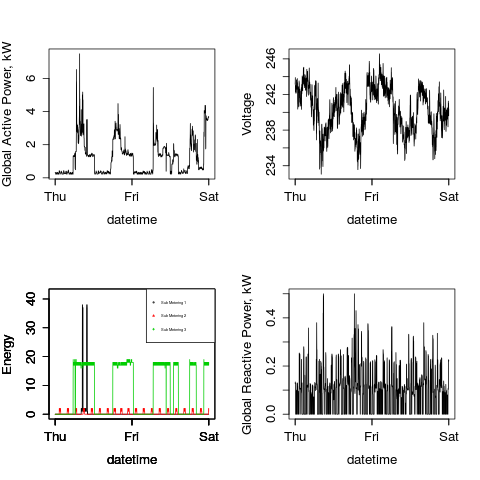

The script that saved this image:
data = read.csv("mod_data.csv")

datetime = strptime(paste(data[,1], data[,2]), "%Y-%m-%d %H:%M:%S")

graphics.off()

par(mfrow = c(2,2))

### Plot 1 ###
plot(datetime, data[,3], 'l', ylab = "Global Active Power, kW")

### Plot 2 ###
plot(datetime, data$Voltage, 'l', ylab = "Voltage")

### Plot 3 ###
ymin = 0
ymax = 1.1*max(data[,7:9])
ylim = c(ymin, ymax)

series = c("Sub Metering 1", "Sub Metering 2", "Sub Metering 3")

plot(datetime, data[,7], 'l', ylab = "Energy", ylim = ylim, col = 1)
par(new = T)
plot(datetime, data[,8], 'l', ylab = "Energy", ylim = ylim, col = 2)
par(new = T)
plot(datetime, data[,9], 'l', ylab = "Energy", ylim = ylim, col = 3)

legend("topright", series, col = 1:3, pch = 1:3, cex = .3)

### Plot 4 ###
plot(datetime, data[,4], 'l', ylab = "Global Reactive Power, kW")

dev.copy(png, "plot4.png")

dev.off()
